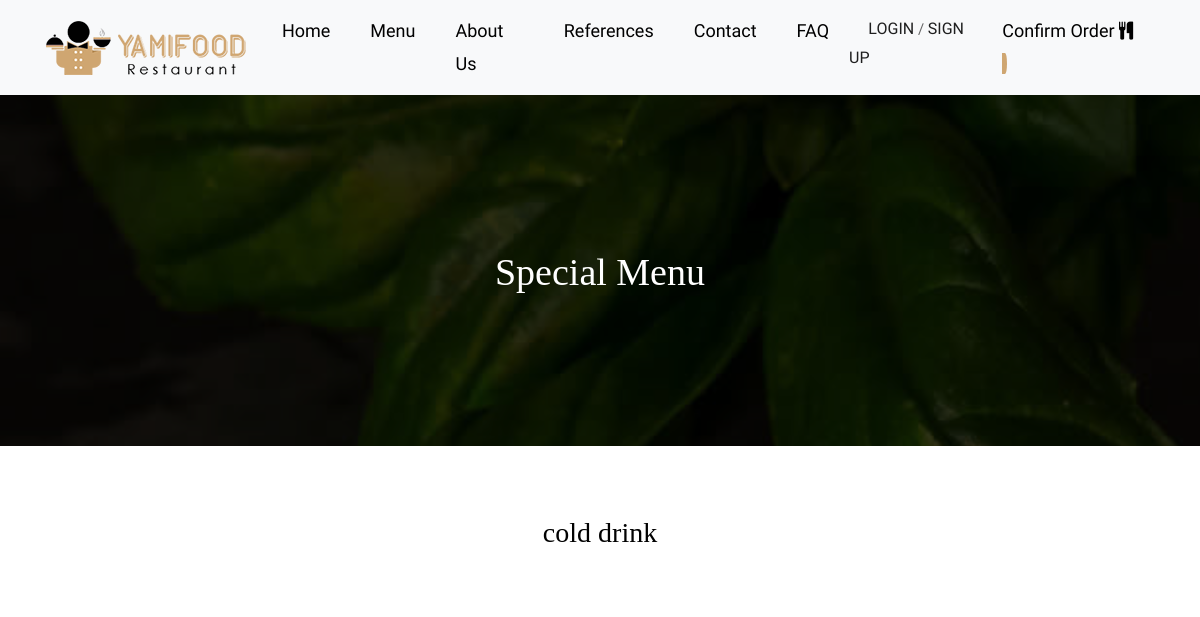
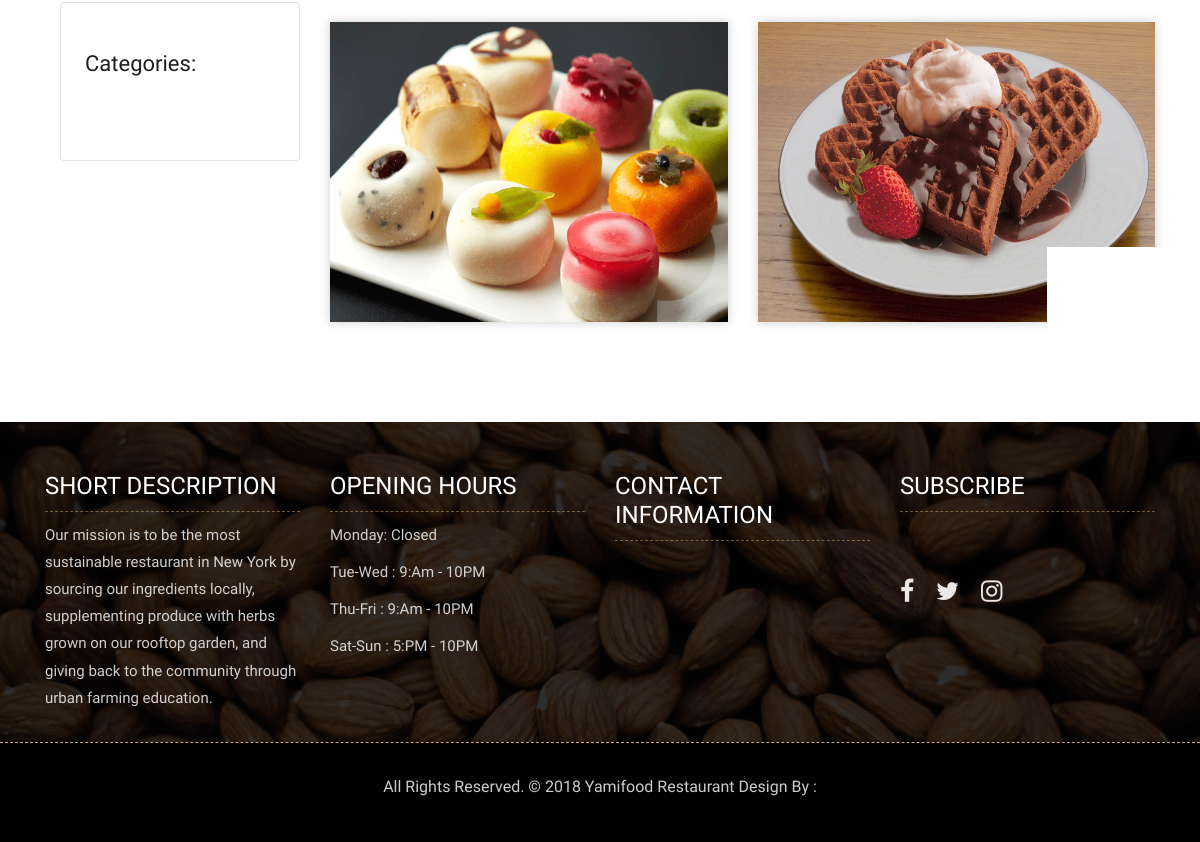
The page /category/7/cold-drink/ on the database as committed earlier (2 pictures, top to bottom).
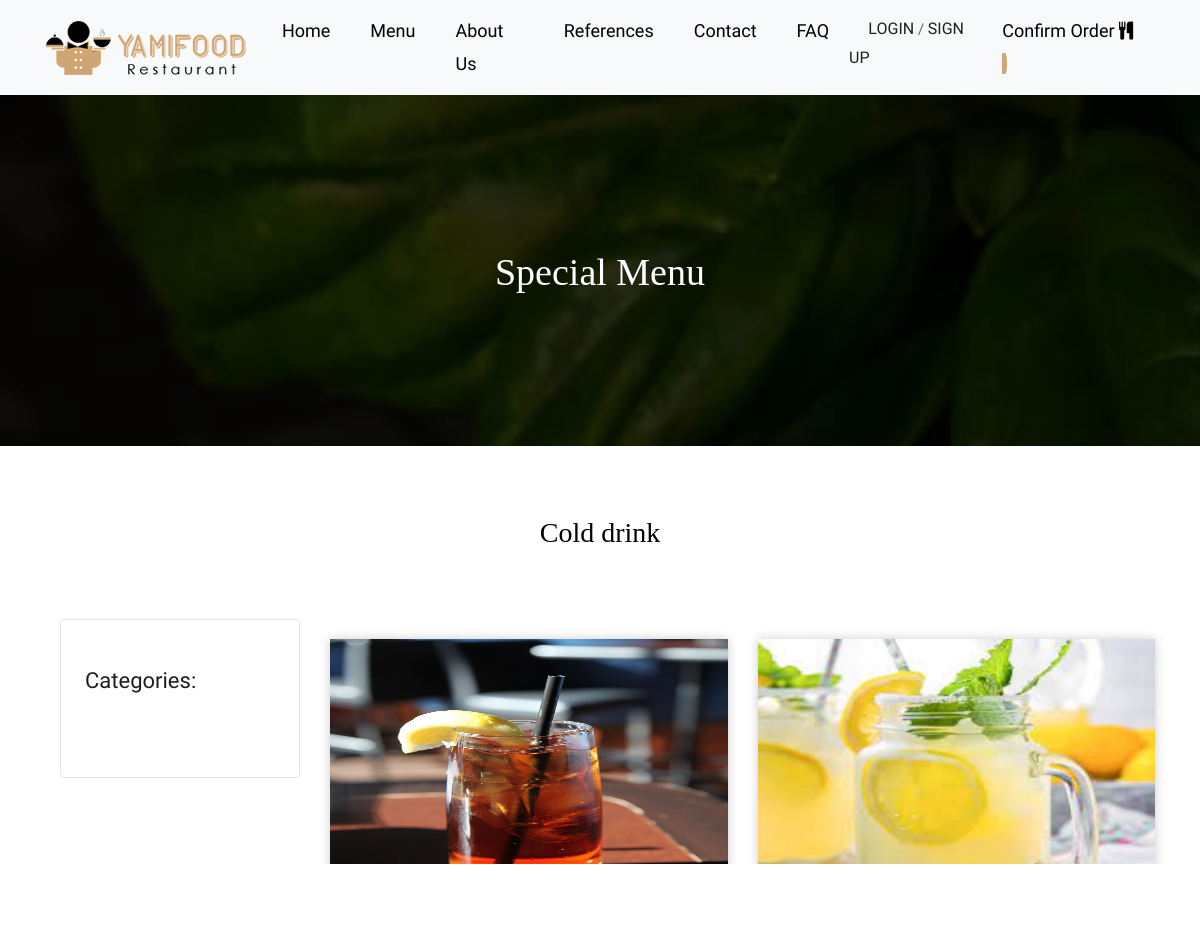
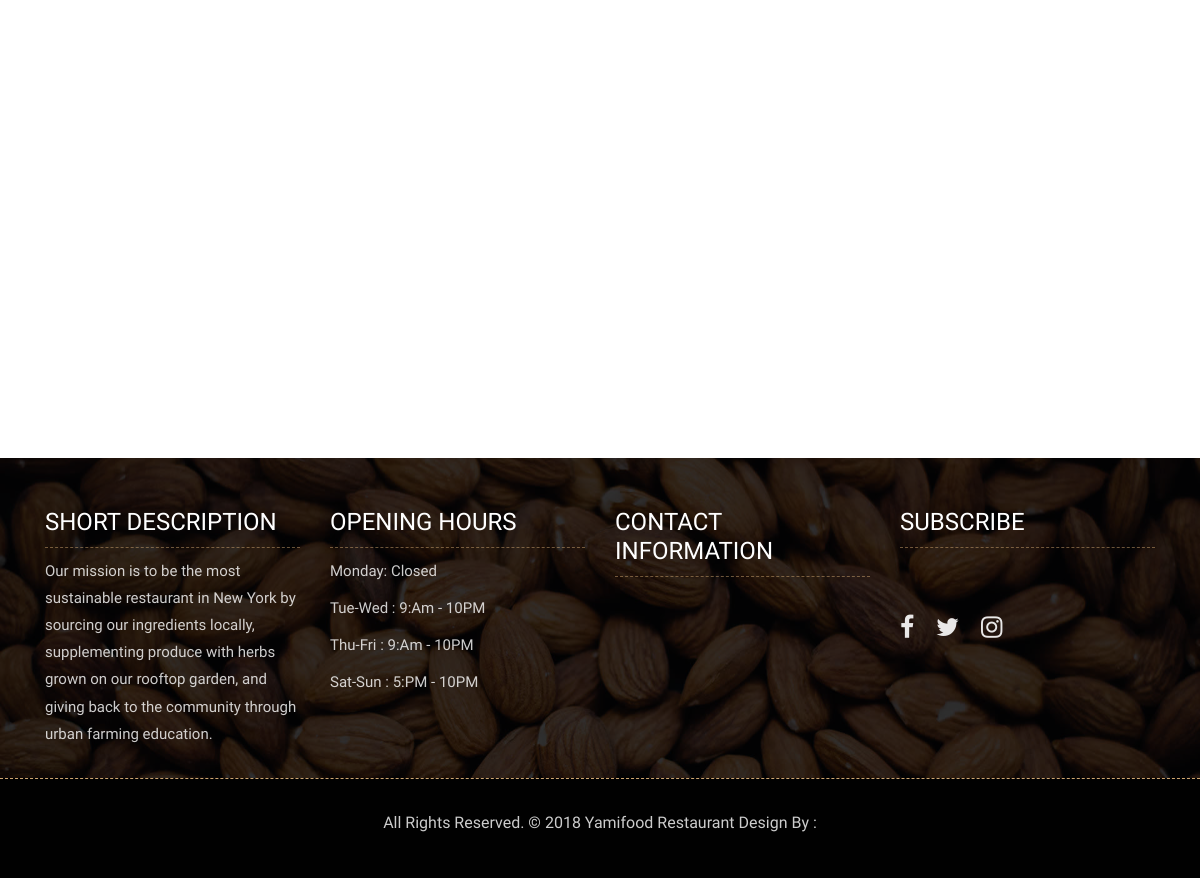
The same page on the database as committed later (2 pictures, top to bottom).
### product/models.py (models this page shows, shortened)
class Category(MPTTModel):
    STATUS = (
        ('True', 'Evet'),
        ('False', 'Hayir')
    )
    title = models.CharField(max_length=30, unique=True)
    keywords = models.CharField(blank=True, max_length=255)
    description = models.CharField(blank=True, max_length=255)
    image = models.ImageField(blank=True, upload_to='images/')
    status = models.CharField(max_length=10, choices=STATUS)
    slug = models.SlugField(null=False, unique=True)
    parent = TreeForeignKey('self', blank=True, null=True, related_name='children', on_delete=models.CASCADE)
    create_at = models.DateTimeField(auto_now_add=True)
    update_at = models.DateTimeField(auto_now=True)
    class MPTTMeta:
        order_insertion_py = ['title']
    def image_tag(self):
        return mark_safe('<img src="{}" height="50"/>'.format(self.image.url))
    image_tag.short_description = 'Image'

class Product(models.Model):
    STATUS = (
        ('True', 'Evet'),
        ('False', 'Hayir')
    )
    category = models.ForeignKey(Category, on_delete=models.CASCADE)
    title = models.CharField(max_length=30)
    keywords = models.CharField(blank=True, max_length=255)
    description = models.CharField(blank=True, max_length=255)
    image = models.ImageField(blank=True, upload_to='images/')
    price = models.FloatField()
    slug = models.SlugField(null=False, unique=True)
    detail = RichTextUploadingField()
    status = models.CharField(max_length=10, choices=STATUS)
    create_at = models.DateTimeField(auto_now_add=True)
    update_at = models.DateTimeField(auto_now=True)
    def image_tag(self):
        return mark_safe('<img src="{}" height="50"/>'.format(self.image.url))
    image_tag.short_description = 'Image'

### home/views.py (the view)
# urls.py: path('category/<int:id>/<slug:slug>/', views.category_products, name='category_products'),
def category_products(request,id,slug):
    category = Category.objects.all()
    categorydata = Category.objects.get(pk=id)
    products = Product.objects.filter(category_id=id)
    context = {'products': products, 'category': category, 'categorydata': categorydata}
    return render(request, 'products.html', context)

### home/templates/products.html (shortened to what this page needs)
{% extends "homebase.html" %}
{% load static %}
{% block content %}
	<div class="all-page-title page-breadcrumb">
		<div class="container text-center">
			<div class="row">
				<div class="col-lg-12">
					<h1>Special Menu</h1>
				</div>
			</div>
		</div>
	</div>
	<div class="menu-box">
		<div class="container">
			<div class="row">
				<div class="col-lg-12">
					<div class="heading-title text-center">
						<h2>{{ categorydata.title }}</h2>
					</div>
				</div>
			</div>
			<div class="row">
				<div class="col-lg-3">
                <div class="special-menu" style="font-weight: bold; text-decoration:underline; font-size: 20px">
                    <div class="button-group filter-button-group">
                        <nav id="sidebar">
                            <div class="p-4 pt-5">
                                <h2>Categories:&emsp;&emsp;&emsp;&ensp;</h2>
                                {% load mptt_tags %}
                            </div>
                        </nav>
                    </div>
                </div>
            </div>
            <div class="col-lg-9">
			<div class="row">
                {% for rs in products %}
				<div class="col-lg-6 col-md-6 special-grid drinks">
					<div class="gallery-single fix">
						<img src="{{ rs.image.url }}" class="img-fluid" alt="Image" style="height:300px;width:400px ">
					</div>
				</div>
                {% endfor %}
			</div>
            </div>
		</div>
	</div>
    </div>
{% endblock %}

### home/templates/homebase.html (shortened to what this page needs)
<!DOCTYPE html>
<html lang="en">
<head>
{% load static %}
    <link rel="stylesheet" href="{% static 'css/bootstrap.min.css' %}">
    <link rel="stylesheet" href="{% static 'css/style.css' %}">
    <link rel="stylesheet" href="{% static 'css/responsive.css' %}">
    <link rel="stylesheet" href="{% static 'css/custom.css' %}">
</head>
<body>
    {% include 'header.html' %}
    {% block content %}  {% endblock %}
    {% include 'footer.html' %}
</body>
</html>

### home/templates/header.html (shortened to what this page needs)
{% load static %}
	<header class="top-navbar">
		<nav class="navbar navbar-expand-lg navbar-light bg-light">
				&emsp;&emsp;&emsp;<a class="navbar-brand" href="/">
					<img src="{%static 'images/logo.png' %}" alt="" />
				</a>
				<div class="collapse navbar-collapse" id="navbars-rs-food">
					<ul class="navbar-nav ml-auto">
						<li class="nav-item "><a class="nav-link" href="/">Home</a></li>
						<li class="nav-item"><a class="nav-link" href="/menu">Menu</a></li>
                        <li class="nav-item"><a class="nav-link" href="/aboutus">About Us</a></li>
						<li class="nav-item"><a class="nav-link" href="/references">References</a></li>
                        <li class="nav-item"><a class="nav-link" href="/contact">Contact</a></li>
                        <li class="nav-item"><a class="nav-link" href="/faq">FAQ</a></li>
                        <li class="nav-item dropdown">
                            {% if user.id is not None %}
							<a class="nav-link dropdown-toggle" href="#" id="dropdown-a" data-toggle="dropdown"><img src="{{ user.profile.image.url }}">
                                {{ user.first_name }}</a>
                            {% else %}
                            &ensp;&ensp;<a class="text-uppercase" style="font-size: 16px" href="/login/"> login</a> / <a class="text-uppercase" style="font-size: 16px" href="/signup/"> Sign Up</a>
                            {% endif %}
						</li>
                        <li class="nav-item"><a class="nav-link" href="/shopcart/">
                            Confirm Order <i class="fa fa-cutlery"></i><span style="border-radius: 50%; background-color: #cfa671"> {{ request.session.cart_items }}&nbsp; </span></a>
                        </li>
					</ul>
				</div>
		</nav>
	</header>

### home/templates/footer.html (shortened to what this page needs)
{% load static %}
	<footer class="footer-area bg-f">
		<div class="container">
			<div class="row">
				<div class="col-lg-3 col-md-6">
					<h3>Short Description</h3>
					<p>Our mission is to be the most sustainable restaurant in New York by sourcing our ingredients locally,
                        supplementing produce with herbs grown on our rooftop garden,
                        and giving back to the community through urban farming education.</p>
				</div>
				<div class="col-lg-3 col-md-6">
					<h3>Opening hours</h3>
					<p><span class="text-color">Monday: </span>Closed</p>
					<p><span class="text-color">Tue-Wed :</span> 9:Am - 10PM</p>
					<p><span class="text-color">Thu-Fri :</span> 9:Am - 10PM</p>
					<p><span class="text-color">Sat-Sun :</span> 5:PM - 10PM</p>
				</div>
				<div class="col-lg-3 col-md-6">
					<h3>Contact information</h3>
					<p class="lead">{{ setting.address }}</p>
					<p class="lead">{{ setting.phone }}</p>
					<p> {{ setting.email }}</p>
				</div>
				<div class="col-lg-3 col-md-6">
					<h3>Subscribe</h3>
                    <br>
					<ul class="list-inline f-social">
						<li class="list-inline-item"><a href="{{ setting.facebook }}"><i class="fa fa-facebook" aria-hidden="true"></i></a></li>
						<li class="list-inline-item"><a href="{{ setting.twitter }}"><i class="fa fa-twitter" aria-hidden="true"></i></a></li>
						<li class="list-inline-item"><a href="{{ setting.instagram }}"><i class="fa fa-instagram" aria-hidden="true"></i></a></li>
					</ul>
				</div>
			</div>
		</div>
		<div class="copyright">
			<div class="container">
				<div class="row">
					<div class="col-lg-12">
						<p class="company-name">All Rights Reserved. &copy; 2018 Yamifood Restaurant Design By :
					<a href="#">{{ setting.title }}</a></p>
					</div>
				</div>
			</div>
		</div>
	</footer>

### home/static/css/style.css (style rules this page uses)
body { color: #666666; font-size: 15px; font-family: 'Athiti', sans-serif; line-height: 1.80857; }
a { color: #1f1f1f; text-decoration: none !important; outline: none !important; -webkit-transition: all .3s ease-in-out; -moz-transition: all .3s ease-in-out; -ms-transition: all .3s ease-in-out; -o-transition: all .3s ease-in-out; transition: all .3s ease-in-out; }
h1, h2, h3, h4, h5, h6 { letter-spacing: 0; font-weight: normal; position: relative; padding: 0 0 10px 0; font-weight: normal; line-height: 120% !important; color: #1f1f1f; margin: 0 }
h1 { font-size: 24px }
h2 { font-size: 22px }
h3 { font-size: 18px }
a { color: #1f1f1f; text-decoration: none; outline: none; }
a, .btn { text-decoration: none !important; outline: none !important; -webkit-transition: all .3s ease-in-out; -moz-transition: all .3s ease-in-out; -ms-transition: all .3s ease-in-out; -o-transition: all .3s ease-in-out; transition: all .3s ease-in-out; }
.lead { font-size: 18px; line-height: 30px; color: #767676; margin: 0; padding: 0; }
ul, li, ol { list-style: none; margin: 0px; padding: 0px; }
.top-navbar { position: relative; z-index: 10; }
.top-navbar .navbar { padding: 15px 0px; position: fixed; width: 100%; transition: height .3s ease-out, background .3s ease-out, box-shadow .3s ease-out; -webkit-transform: translate3d(0, 0, 0); transform: translate3d(0, 0, 0); z-index: 100; }
.top-navbar .navbar-light .navbar-nav .nav-link { color: #010101; font-size: 18px; padding: 0px 20px; border-radius: 4px; }
.menu-box { padding: 70px 0px; }
.heading-title { margin-bottom: 50px; }
.heading-title h2 { color: #010101; font-size: 28px; font-family: 'Arbutus Slab', serif; }
.filter-button-group { border: 1px solid #e4e4e4; border-radius: 4px; margin: 10px 15px; display: inline-block; }
.gallery-single { margin: 30px 0px; }
.gallery-single { position: relative; overflow: hidden; -webkit-box-shadow: 0 0 10px #ccc; box-shadow: 0 0 10px #ccc; }
.footer-area { padding-top: 50px; padding-bottom: 0px; }
.bg-f { background-image: url("../images/footer-bg.jpg"); background-attachment: scroll; background-clip: initial; background-color: rgba(0, 0, 0, 0); background-origin: initial; background-position: center center; background-repeat: no-repeat; background-size: cover; position: relative; }
.bg-f::before { background: #010101; content: ""; height: 100%; left: 0; position: absolute; top: 0; width: 100%; z-index: 1; opacity: 0.8; }
.footer-area .container { position: relative; z-index: 1; }
.footer-area h3 { color: #ffffff; text-transform: uppercase; font-size: 24px; border-bottom: 1px dashed rgba(207, 166, 113, 0.5); margin-bottom: 10px; }
.footer-area p { font-size: 15px; color: rgba(255, 255, 255, 0.8); margin: 0; padding-bottom: 10px; }
.footer-area p.lead { font-size: 19px; color: #ffffff; margin-bottom: 15px; }
.f-social { padding-bottom: 10px; margin: 0px; margin-top: 20px; }
.f-social li a { font-size: 25px; color: rgba(255, 255, 255, 0.9); margin-right: 10px; }
.copyright { margin-top: 20px; position: relative; display: block; background-color: #010101; border-top: 1px dashed rgba(207, 166, 113); padding: 30px 0; z-index: 1; }
.copyright .company-name { font-size: 16px; text-align: center; }
.page-breadcrumb { padding: 250px 0 150px; background: url(../images/all-bg.jpg) no-repeat; background-attachment: fixed; background-size: cover; background-position: 0 0; position: relative; }
.all-page-title .container { position: relative; z-index: 2; }
.all-page-title::before { background: #010101; content: ""; height: 100%; left: 0; position: absolute; top: 0; width: 100%; z-index: 1; opacity: 0.8; }
.all-page-title h1 { font-size: 38px; color: #ffffff; font-family: 'Arbutus Slab', serif; padding: 0px; }

Rows that differ between the two databases and show on the page:
removed Product: image (picture)
removed Product: image (picture)
changed Category: title "cold drink" → "Cold drink"
added Product: image (picture)
added Product: image (picture)
added Product: image (picture)
